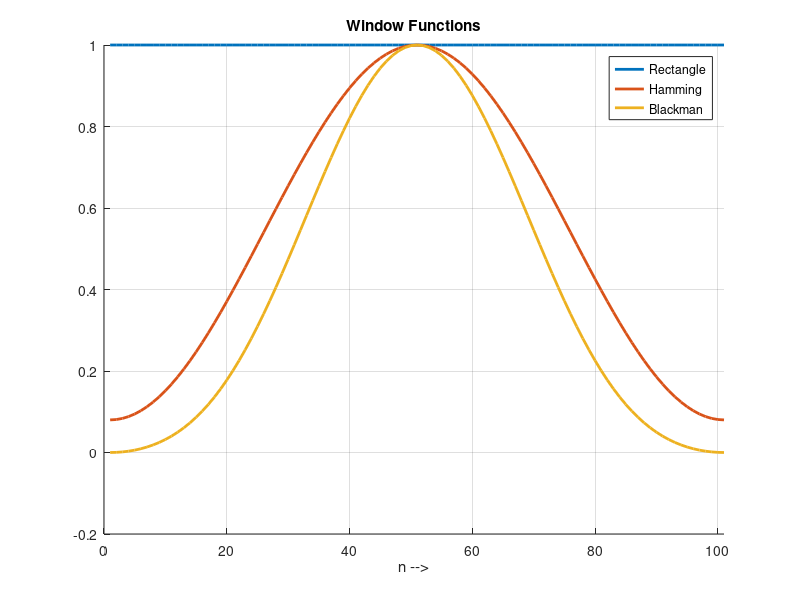
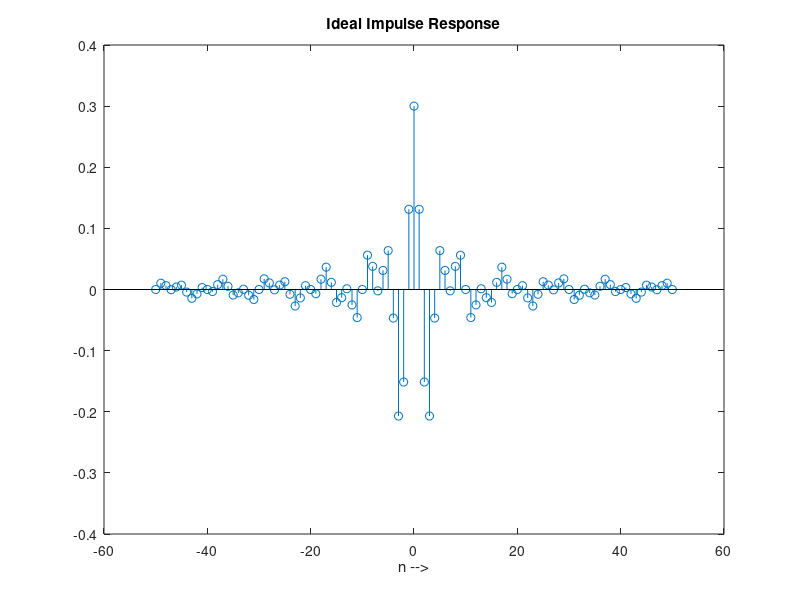

Write MATLAB code to recreate these figures, in order. (Note: this script raises an error after producing the figures.)
wc1 = 0.2*pi;
wc2 = 0.5*pi;
N = 101;
n = -(N-1)/2 : (N-1)/2;
hd = (wc2/pi) * sinc(wc2*n/pi) - (wc1/pi) * sinc(wc1*n/pi);
rectwin = ones(1, N);
hamming = 0.54 - 0.46*cos(2*pi*(0:N-1)/(N-1));
blackman = 0.42 - 0.5*cos(2*pi*(0:N-1)/(N-1)) + ...
           0.08*cos(4*pi*(0:N-1)/(N-1));
h_rect = hd .* rectwin;
h_hamming = hd .* hamming;
h_blackman = hd .* blackman;
figure;
hold on;
plot(rectwin, 'LineWidth',2);
plot(hamming, 'LineWidth',2);
plot(blackman, 'LineWidth',2);
legend('Rectangle', 'Hamming', 'Blackman')
title('Window Functions');
xlabel('n -->');
xlim([0 101]);
hold off;
grid on;
figure;
stem(n, hd);
title('Ideal Impulse Response');
xlabel('n -->');
plotter(n, h_rect, "Rectangular Window");
plotter(n, h_hamming, "Hamming Window");
plotter(n, h_blackman, "Blackmann Window");

function plotter(n, filter, titlestring)
    f = linspace(0, 1, 512);
    fft_win = myfreqz(filter);
    mag_spectrum = 20 * log10(calc_abs(fft_win));
    phase_spectrum = unwrap(calc_phase((fft_win))); 
    figure;
    subplot(3,1,1);

    plot(f, mag_spectrum);
    title('Magnitude Spectrum')
    xlabel('Normalized Angular Frequency $(\omega \times \pi)$', 'Interpreter','latex');
    ylabel('Magnitude(dB)');
    grid on;
    subplot(3,1,2);
    plot(f, phase_spectrum);
    title('Phase Spectrum')
    xlabel('Normalized Angular Frequency $(\omega \times \pi)$', 'Interpreter','latex');
    ylabel('Phase');
    grid on;
    subplot(3,1,3);
    stem(n, filter);
    title('Impulse Response')
    xlabel('n -->');
    sgtitle(titlestring);
    grid on;
end


